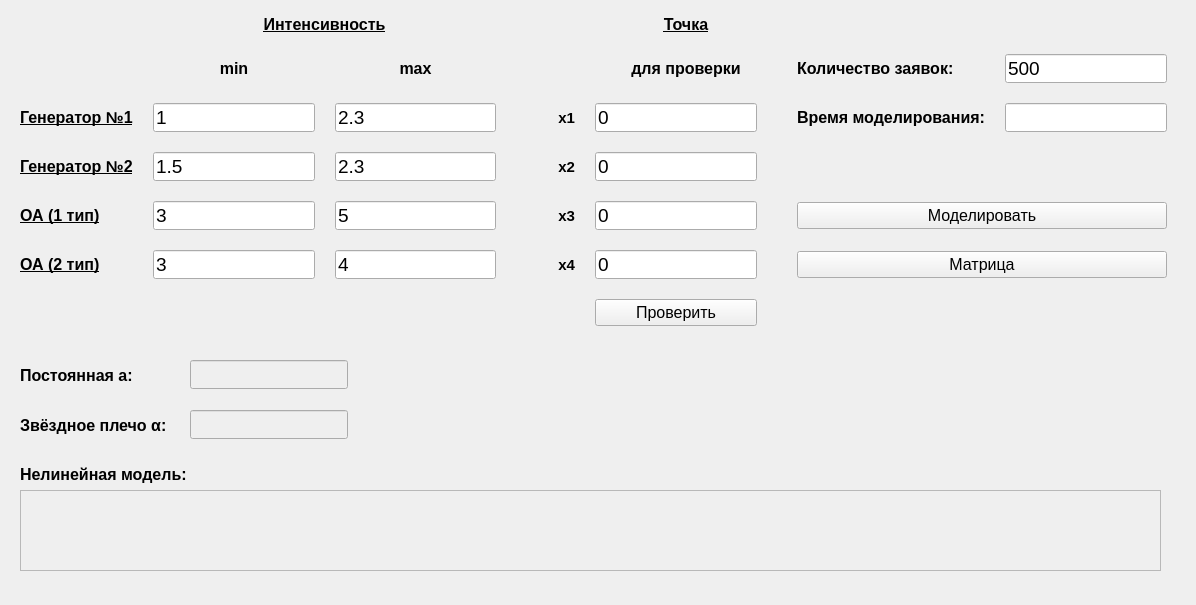
<?xml version="1.0" encoding="UTF-8"?>
<ui version="4.0">
 <class>mainwindow</class>
 <widget class="QWidget" name="mainwindow">
  <property name="geometry">
   <rect>
    <x>0</x>
    <y>0</y>
    <width>1196</width>
    <height>605</height>
   </rect>
  </property>
  <property name="windowTitle">
   <string>mainwindow</string>
  </property>
  <widget class="QWidget" name="layoutWidget">
   <property name="geometry">
    <rect>
     <x>10</x>
     <y>10</y>
     <width>1167</width>
     <height>326</height>
    </rect>
   </property>
   <layout class="QGridLayout" name="gridLayout" rowstretch="0,0,0,0,0,0,0" columnstretch="0,0,0,0,0,0,0,0">
    <property name="leftMargin">
     <number>10</number>
    </property>
    <property name="topMargin">
     <number>5</number>
    </property>
    <property name="rightMargin">
     <number>10</number>
    </property>
    <property name="bottomMargin">
     <number>10</number>
    </property>
    <property name="spacing">
     <number>20</number>
    </property>
    <item row="5" column="3">
     <widget class="QLabel" name="label_24">
      <property name="font">
       <font>
        <pointsize>11</pointsize>
        <weight>75</weight>
        <bold>true</bold>
        <underline>false</underline>
       </font>
      </property>
      <property name="layoutDirection">
       <enum>Qt::LeftToRight</enum>
      </property>
      <property name="text">
       <string>x4</string>
      </property>
      <property name="alignment">
       <set>Qt::AlignRight|Qt::AlignTrailing|Qt::AlignVCenter</set>
      </property>
     </widget>
    </item>
    <item row="1" column="2">
     <widget class="QLabel" name="label_8">
      <property name="font">
       <font>
        <pointsize>12</pointsize>
        <weight>75</weight>
        <bold>true</bold>
        <underline>false</underline>
       </font>
      </property>
      <property name="layoutDirection">
       <enum>Qt::LeftToRight</enum>
      </property>
      <property name="text">
       <string>max</string>
      </property>
      <property name="alignment">
       <set>Qt::AlignCenter</set>
      </property>
     </widget>
    </item>
    <item row="2" column="3">
     <widget class="QLabel" name="label_11">
      <property name="font">
       <font>
        <pointsize>11</pointsize>
        <weight>75</weight>
        <bold>true</bold>
        <underline>false</underline>
       </font>
      </property>
      <property name="layoutDirection">
       <enum>Qt::LeftToRight</enum>
      </property>
      <property name="text">
       <string>          x1</string>
      </property>
      <property name="alignment">
       <set>Qt::AlignRight|Qt::AlignTrailing|Qt::AlignVCenter</set>
      </property>
     </widget>
    </item>
    <item row="3" column="4">
     <widget class="QLineEdit" name="x2">
      <property name="enabled">
       <bool>true</bool>
      </property>
      <property name="font">
       <font>
        <pointsize>14</pointsize>
       </font>
      </property>
      <property name="text">
       <string>0</string>
      </property>
     </widget>
    </item>
    <item row="3" column="3">
     <widget class="QLabel" name="label_12">
      <property name="font">
       <font>
        <pointsize>11</pointsize>
        <weight>75</weight>
        <bold>true</bold>
        <underline>false</underline>
       </font>
      </property>
      <property name="layoutDirection">
       <enum>Qt::LeftToRight</enum>
      </property>
      <property name="text">
       <string>x2</string>
      </property>
      <property name="alignment">
       <set>Qt::AlignRight|Qt::AlignTrailing|Qt::AlignVCenter</set>
      </property>
     </widget>
    </item>
    <item row="5" column="1">
     <widget class="QLineEdit" name="minP2">
      <property name="enabled">
       <bool>true</bool>
      </property>
      <property name="font">
       <font>
        <pointsize>14</pointsize>
       </font>
      </property>
      <property name="text">
       <string>3</string>
      </property>
     </widget>
    </item>
    <item row="2" column="1">
     <widget class="QLineEdit" name="minG1">
      <property name="font">
       <font>
        <pointsize>14</pointsize>
       </font>
      </property>
      <property name="text">
       <string>1</string>
      </property>
     </widget>
    </item>
    <item row="2" column="4">
     <widget class="QLineEdit" name="x1">
      <property name="enabled">
       <bool>true</bool>
      </property>
      <property name="font">
       <font>
        <pointsize>14</pointsize>
       </font>
      </property>
      <property name="text">
       <string>0</string>
      </property>
     </widget>
    </item>
    <item row="6" column="4">
     <widget class="QPushButton" name="Checking">
      <property name="font">
       <font>
        <pointsize>12</pointsize>
        <weight>50</weight>
        <bold>false</bold>
       </font>
      </property>
      <property name="text">
       <string>Проверить</string>
      </property>
     </widget>
    </item>
    <item row="2" column="6">
     <widget class="QLabel" name="label_5">
      <property name="font">
       <font>
        <pointsize>12</pointsize>
        <weight>75</weight>
        <bold>true</bold>
        <underline>false</underline>
       </font>
      </property>
      <property name="text">
       <string>Время моделирования:</string>
      </property>
     </widget>
    </item>
    <item row="4" column="2">
     <widget class="QLineEdit" name="maxP1">
      <property name="font">
       <font>
        <pointsize>14</pointsize>
       </font>
      </property>
      <property name="text">
       <string>5</string>
      </property>
     </widget>
    </item>
    <item row="3" column="0">
     <widget class="QLabel" name="label_2">
      <property name="maximumSize">
       <size>
        <width>236</width>
        <height>16777215</height>
       </size>
      </property>
      <property name="font">
       <font>
        <pointsize>12</pointsize>
        <weight>75</weight>
        <bold>true</bold>
        <underline>true</underline>
       </font>
      </property>
      <property name="text">
       <string>Генератор №2</string>
      </property>
      <property name="alignment">
       <set>Qt::AlignLeading|Qt::AlignLeft|Qt::AlignVCenter</set>
      </property>
     </widget>
    </item>
    <item row="1" column="7">
     <widget class="QLineEdit" name="numTasks">
      <property name="enabled">
       <bool>true</bool>
      </property>
      <property name="font">
       <font>
        <pointsize>14</pointsize>
       </font>
      </property>
      <property name="text">
       <string>500</string>
      </property>
     </widget>
    </item>
    <item row="3" column="2">
     <widget class="QLineEdit" name="maxG2">
      <property name="enabled">
       <bool>true</bool>
      </property>
      <property name="font">
       <font>
        <pointsize>14</pointsize>
       </font>
      </property>
      <property name="text">
       <string>2.3</string>
      </property>
     </widget>
    </item>
    <item row="5" column="6" colspan="2">
     <widget class="QPushButton" name="ShowMatrix">
      <property name="font">
       <font>
        <pointsize>12</pointsize>
        <weight>50</weight>
        <bold>false</bold>
       </font>
      </property>
      <property name="text">
       <string>Матрица</string>
      </property>
     </widget>
    </item>
    <item row="4" column="0">
     <widget class="QLabel" name="label_19">
      <property name="font">
       <font>
        <pointsize>12</pointsize>
        <weight>75</weight>
        <bold>true</bold>
        <underline>true</underline>
       </font>
      </property>
      <property name="text">
       <string>ОА (1 тип)</string>
      </property>
      <property name="alignment">
       <set>Qt::AlignLeading|Qt::AlignLeft|Qt::AlignVCenter</set>
      </property>
     </widget>
    </item>
    <item row="5" column="2">
     <widget class="QLineEdit" name="maxP2">
      <property name="enabled">
       <bool>true</bool>
      </property>
      <property name="font">
       <font>
        <pointsize>14</pointsize>
       </font>
      </property>
      <property name="text">
       <string>4</string>
      </property>
     </widget>
    </item>
    <item row="4" column="3">
     <widget class="QLabel" name="label_15">
      <property name="font">
       <font>
        <pointsize>11</pointsize>
        <weight>75</weight>
        <bold>true</bold>
        <underline>false</underline>
       </font>
      </property>
      <property name="layoutDirection">
       <enum>Qt::LeftToRight</enum>
      </property>
      <property name="text">
       <string>x3</string>
      </property>
      <property name="alignment">
       <set>Qt::AlignRight|Qt::AlignTrailing|Qt::AlignVCenter</set>
      </property>
     </widget>
    </item>
    <item row="5" column="4">
     <widget class="QLineEdit" name="x4">
      <property name="enabled">
       <bool>true</bool>
      </property>
      <property name="font">
       <font>
        <pointsize>14</pointsize>
       </font>
      </property>
      <property name="text">
       <string>0</string>
      </property>
     </widget>
    </item>
    <item row="2" column="2">
     <widget class="QLineEdit" name="maxG1">
      <property name="font">
       <font>
        <pointsize>14</pointsize>
       </font>
      </property>
      <property name="text">
       <string>2.3</string>
      </property>
     </widget>
    </item>
    <item row="1" column="4" colspan="2">
     <widget class="QLabel" name="label_21">
      <property name="font">
       <font>
        <pointsize>12</pointsize>
        <weight>75</weight>
        <bold>true</bold>
        <underline>false</underline>
       </font>
      </property>
      <property name="text">
       <string>для проверки</string>
      </property>
      <property name="alignment">
       <set>Qt::AlignCenter</set>
      </property>
     </widget>
    </item>
    <item row="3" column="1">
     <widget class="QLineEdit" name="minG2">
      <property name="enabled">
       <bool>true</bool>
      </property>
      <property name="font">
       <font>
        <pointsize>14</pointsize>
       </font>
      </property>
      <property name="text">
       <string>1.5</string>
      </property>
     </widget>
    </item>
    <item row="4" column="4">
     <widget class="QLineEdit" name="x3">
      <property name="enabled">
       <bool>true</bool>
      </property>
      <property name="font">
       <font>
        <pointsize>14</pointsize>
       </font>
      </property>
      <property name="text">
       <string>0</string>
      </property>
     </widget>
    </item>
    <item row="2" column="0">
     <widget class="QLabel" name="label_3">
      <property name="maximumSize">
       <size>
        <width>236</width>
        <height>16777215</height>
       </size>
      </property>
      <property name="font">
       <font>
        <pointsize>12</pointsize>
        <weight>75</weight>
        <bold>true</bold>
        <underline>true</underline>
       </font>
      </property>
      <property name="text">
       <string>Генератор №1</string>
      </property>
      <property name="alignment">
       <set>Qt::AlignLeading|Qt::AlignLeft|Qt::AlignVCenter</set>
      </property>
     </widget>
    </item>
    <item row="4" column="1">
     <widget class="QLineEdit" name="minP1">
      <property name="font">
       <font>
        <pointsize>14</pointsize>
       </font>
      </property>
      <property name="text">
       <string>3</string>
      </property>
     </widget>
    </item>
    <item row="0" column="1" colspan="2">
     <widget class="QLabel" name="label_14">
      <property name="font">
       <font>
        <pointsize>12</pointsize>
        <weight>75</weight>
        <bold>true</bold>
        <underline>true</underline>
       </font>
      </property>
      <property name="text">
       <string>Интенсивность</string>
      </property>
      <property name="alignment">
       <set>Qt::AlignCenter</set>
      </property>
     </widget>
    </item>
    <item row="1" column="1">
     <widget class="QLabel" name="label_6">
      <property name="font">
       <font>
        <pointsize>12</pointsize>
        <weight>75</weight>
        <bold>true</bold>
        <underline>false</underline>
       </font>
      </property>
      <property name="layoutDirection">
       <enum>Qt::LeftToRight</enum>
      </property>
      <property name="text">
       <string>min</string>
      </property>
      <property name="alignment">
       <set>Qt::AlignCenter</set>
      </property>
     </widget>
    </item>
    <item row="5" column="0">
     <widget class="QLabel" name="label_20">
      <property name="font">
       <font>
        <pointsize>12</pointsize>
        <weight>75</weight>
        <bold>true</bold>
        <underline>true</underline>
       </font>
      </property>
      <property name="text">
       <string>ОА (2 тип)</string>
      </property>
      <property name="alignment">
       <set>Qt::AlignLeading|Qt::AlignLeft|Qt::AlignVCenter</set>
      </property>
     </widget>
    </item>
    <item row="2" column="7">
     <widget class="QLineEdit" name="timeM">
      <property name="enabled">
       <bool>true</bool>
      </property>
      <property name="font">
       <font>
        <pointsize>14</pointsize>
       </font>
      </property>
      <property name="text">
       <string/>
      </property>
     </widget>
    </item>
    <item row="4" column="6" colspan="2">
     <widget class="QPushButton" name="DoModeling">
      <property name="font">
       <font>
        <pointsize>12</pointsize>
        <weight>50</weight>
        <bold>false</bold>
       </font>
      </property>
      <property name="text">
       <string>Моделировать</string>
      </property>
     </widget>
    </item>
    <item row="0" column="4" colspan="2">
     <widget class="QLabel" name="label_18">
      <property name="font">
       <font>
        <pointsize>12</pointsize>
        <weight>75</weight>
        <bold>true</bold>
        <underline>true</underline>
       </font>
      </property>
      <property name="text">
       <string>Точка</string>
      </property>
      <property name="alignment">
       <set>Qt::AlignCenter</set>
      </property>
     </widget>
    </item>
    <item row="1" column="6">
     <widget class="QLabel" name="label_10">
      <property name="font">
       <font>
        <pointsize>12</pointsize>
        <weight>75</weight>
        <bold>true</bold>
        <underline>false</underline>
       </font>
      </property>
      <property name="text">
       <string>Количество заявок:</string>
      </property>
     </widget>
    </item>
   </layout>
  </widget>
  <widget class="QLabel" name="label_17">
   <property name="geometry">
    <rect>
     <x>20</x>
     <y>360</y>
     <width>161</width>
     <height>31</height>
    </rect>
   </property>
   <property name="font">
    <font>
     <pointsize>12</pointsize>
     <weight>75</weight>
     <bold>true</bold>
     <underline>false</underline>
    </font>
   </property>
   <property name="text">
    <string>Постоянная a:</string>
   </property>
  </widget>
  <widget class="QLabel" name="label_13">
   <property name="geometry">
    <rect>
     <x>20</x>
     <y>410</y>
     <width>161</width>
     <height>31</height>
    </rect>
   </property>
   <property name="font">
    <font>
     <pointsize>12</pointsize>
     <weight>75</weight>
     <bold>true</bold>
     <underline>false</underline>
    </font>
   </property>
   <property name="text">
    <string>Звёздное плечо α:</string>
   </property>
  </widget>
  <widget class="QLabel" name="label_23">
   <property name="geometry">
    <rect>
     <x>20</x>
     <y>460</y>
     <width>301</width>
     <height>29</height>
    </rect>
   </property>
   <property name="font">
    <font>
     <pointsize>12</pointsize>
     <weight>75</weight>
     <bold>true</bold>
     <underline>false</underline>
    </font>
   </property>
   <property name="text">
    <string>Нелинейная модель:</string>
   </property>
  </widget>
  <widget class="QTextEdit" name="nonlinear">
   <property name="enabled">
    <bool>false</bool>
   </property>
   <property name="geometry">
    <rect>
     <x>20</x>
     <y>490</y>
     <width>1141</width>
     <height>81</height>
    </rect>
   </property>
   <property name="font">
    <font>
     <pointsize>14</pointsize>
    </font>
   </property>
  </widget>
  <widget class="QLineEdit" name="a">
   <property name="enabled">
    <bool>false</bool>
   </property>
   <property name="geometry">
    <rect>
     <x>190</x>
     <y>360</y>
     <width>158</width>
     <height>29</height>
    </rect>
   </property>
   <property name="font">
    <font>
     <pointsize>14</pointsize>
    </font>
   </property>
   <property name="text">
    <string/>
   </property>
  </widget>
  <widget class="QLineEdit" name="star">
   <property name="enabled">
    <bool>false</bool>
   </property>
   <property name="geometry">
    <rect>
     <x>190</x>
     <y>410</y>
     <width>158</width>
     <height>29</height>
    </rect>
   </property>
   <property name="font">
    <font>
     <pointsize>14</pointsize>
    </font>
   </property>
   <property name="text">
    <string/>
   </property>
  </widget>
 </widget>
 <tabstops>
  <tabstop>minG1</tabstop>
  <tabstop>maxG1</tabstop>
  <tabstop>minG2</tabstop>
  <tabstop>maxG2</tabstop>
  <tabstop>minP1</tabstop>
  <tabstop>maxP1</tabstop>
  <tabstop>minP2</tabstop>
  <tabstop>maxP2</tabstop>
  <tabstop>DoModeling</tabstop>
  <tabstop>x1</tabstop>
  <tabstop>x2</tabstop>
  <tabstop>x3</tabstop>
  <tabstop>x4</tabstop>
  <tabstop>Checking</tabstop>
  <tabstop>numTasks</tabstop>
  <tabstop>timeM</tabstop>
  <tabstop>nonlinear</tabstop>
 </tabstops>
 <resources/>
 <connections/>
</ui>
